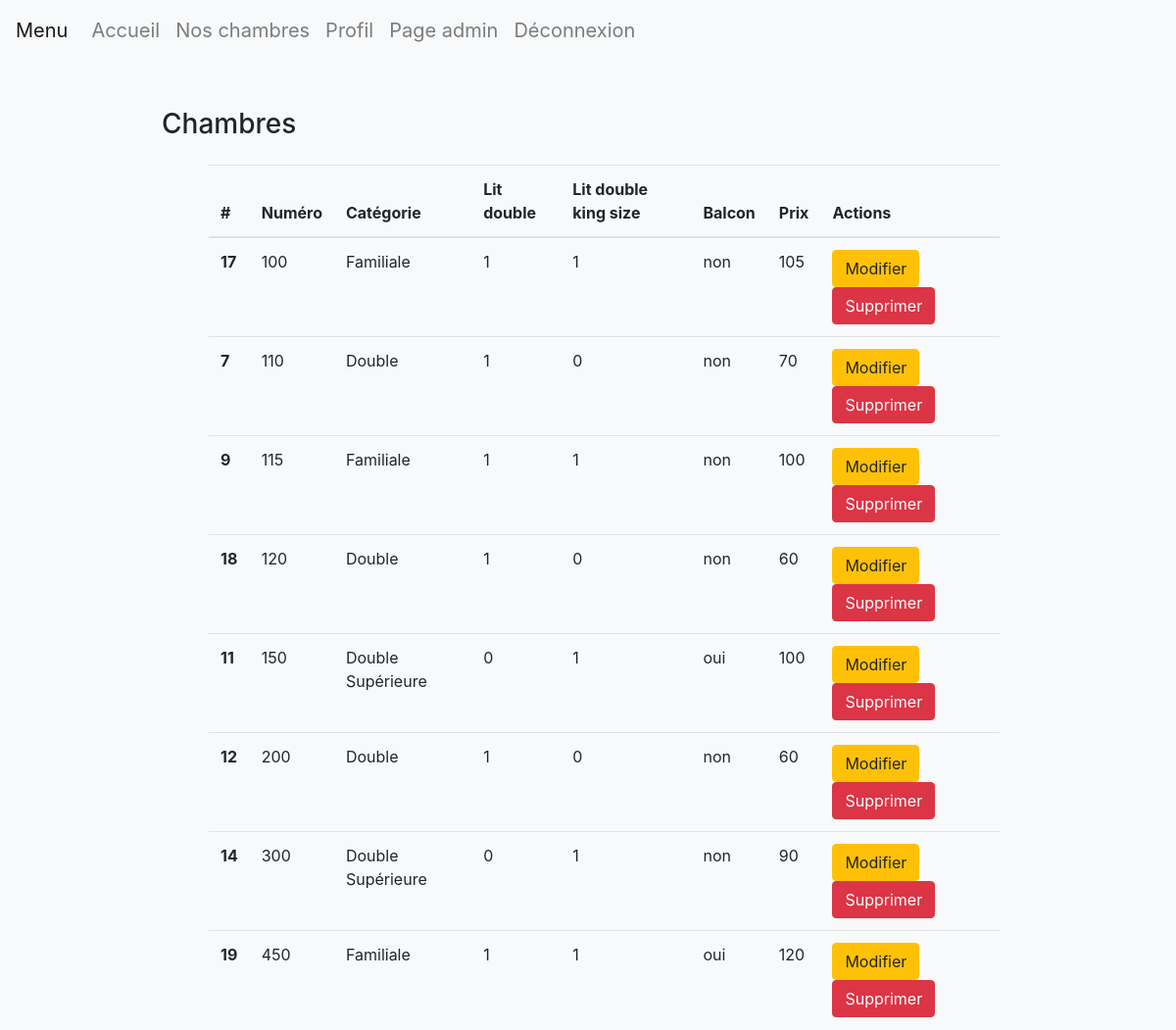
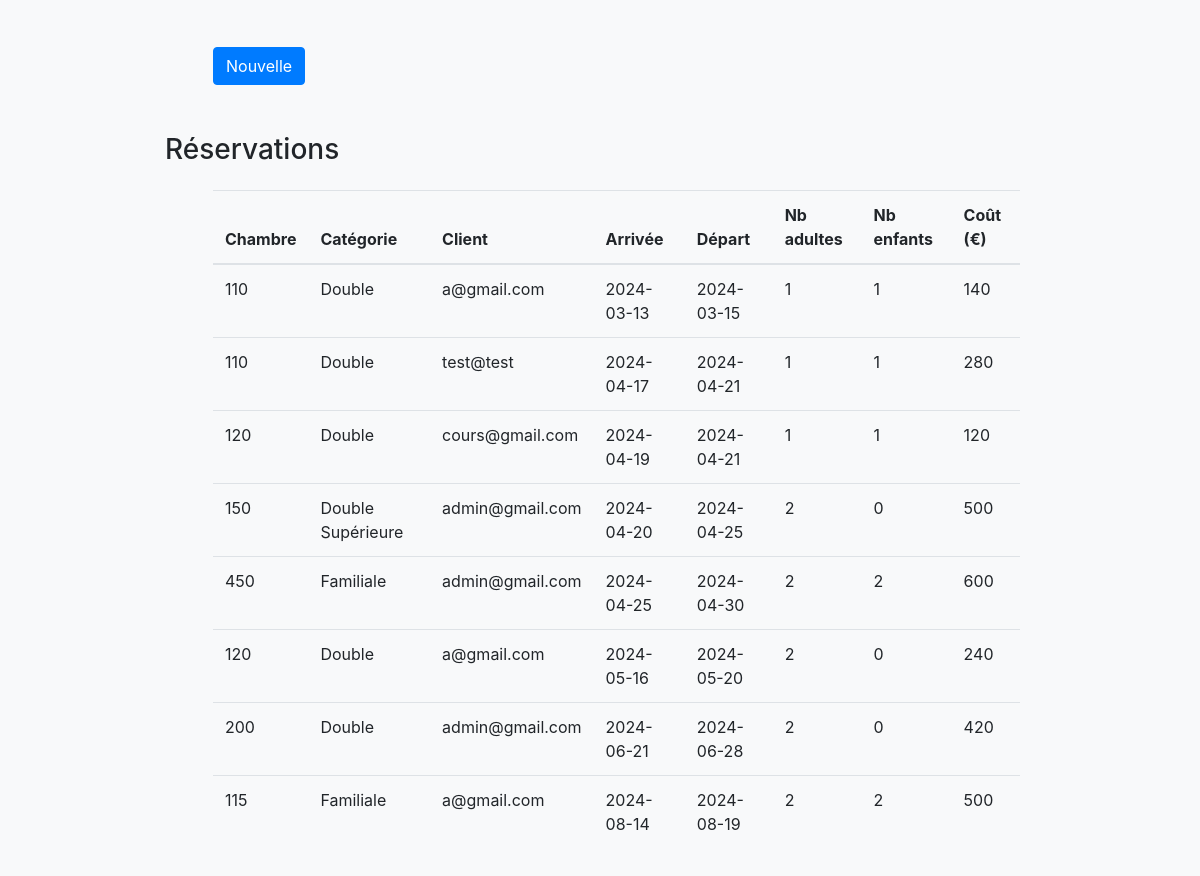
The page /src/user/admin.php (signed in) on the database its author committed (2 pictures, top to bottom).
### tables this page shows
CREATE TABLE IF NOT EXISTS `bedroom` (
  `id` int NOT NULL AUTO_INCREMENT,
  `number` int NOT NULL,
  `double_bed` tinyint(1) NOT NULL,
  `double_king_bed` tinyint(1) NOT NULL,
  `balcon` tinyint(1) NOT NULL,
  `category_id` int NOT NULL,
  `price` int NOT NULL,
  `description` varchar(500) NOT NULL,
  `file` varchar(255) NOT NULL,
  PRIMARY KEY (`id`),
  KEY `fk_foreign_category` (`category_id`)
);

CREATE TABLE IF NOT EXISTS `category` (
  `id` int NOT NULL AUTO_INCREMENT,
  `name` varchar(255) NOT NULL,
  PRIMARY KEY (`id`)
);

CREATE TABLE IF NOT EXISTS `reservation` (
  `id` int NOT NULL AUTO_INCREMENT,
  `user_id` int NOT NULL,
  `bedroom_id` int NOT NULL,
  `arrival` date NOT NULL,
  `departure` date NOT NULL,
  `adultes` int NOT NULL,
  `enfants` int NOT NULL,
  PRIMARY KEY (`id`),
  KEY `fk_foreign_user` (`user_id`),
  KEY `fk_foreign_berdoom` (`bedroom_id`)
);

CREATE TABLE IF NOT EXISTS `user` (
  `id` int NOT NULL AUTO_INCREMENT,
  `pseudo` varchar(255) NOT NULL,
  `mail` varchar(255) NOT NULL,
  `password` varchar(255) NOT NULL,
  `isAdmin` tinyint(1) NOT NULL,
  PRIMARY KEY (`id`)
);

### src/user/admin.php (the view, shortened to what this page needs)
<?php
require_once (__DIR__ . '/../../includes/header.php');
require_once (__DIR__ . '/../../includes/head.php');
$template = new Template();
$stm = $pdo->query("SELECT b.*, c.name FROM bedroom as b, category as c WHERE c.id = b.category_id ORDER BY b.number");
$rows = $stm->fetchAll(PDO::FETCH_ASSOC);
$stm = $pdo->query("SELECT r.*, u.mail, b.number, b.price, c.name FROM reservation as r, user as u, bedroom as b, category as c WHERE r.user_id = u.id and r.bedroom_id = b.id and c.id = b.category_id ORDER BY r.arrival");
$reservations = $stm->fetchAll(PDO::FETCH_ASSOC);
?>
    <?php echo $template::getHead('Admin'); ?>
    <main role="main">
        <div class="py-5 bg-light">
            <div class="container">
                <h3>Chambres</h3>
                <div class="col-12 col-md-9 col-xl-12 col-sm-6 py-md-3 pl-md-5 bd-content">
                    <table class="table">
                        <thead>
                        <tr>
                            <th scope="col">#</th>
                            <th scope="col">Numéro</th>
                            <th scope="col">Catégorie</th>
                            <th scope="col">Lit double</th>
                            <th scope="col">Lit double king size</th>
                            <th scope="col">Balcon</th>
                            <th scope="col">Prix</th>
                            <th scope="col">Actions</th>
                        </tr>
                        </thead>
                        <tbody>
                        <?php foreach ($rows as $r) { ?>
                            <tr>
                                <th scope="row"><?=$r['id']?></th>
                                <td><?=$r['number']?></td>
                                <td><?=$r['name']?></td>
                                <td><?=$r['double_bed']?></td>
                                <td><?=$r['double_king_bed']?></td>
                                <td><?=($r['balcon']==0) ? 'non' : 'oui'?></td>
                                <td><?=$r['price']?></td>
                                <td>
                                    <a class="btn btn-warning" href="/src/bedroom/edit.php?id=<?=$r['id']?>">Modifier</a>
                                    <a class="btn btn-danger" href="/src/bedroom/delete.php?id=<?=$r['id']?>">Supprimer</a>
                                </td>
                            </tr>
                        <?php } ?>
                        </tbody>
                    </table>
                    <p>
                        <a href="/src/bedroom/new.php" class="btn btn-primary">Nouvelle</a>
                    </p>
                </div>
                <h3>Réservations</h3>
                <div class="col-12 col-md-9 col-xl-12 py-md-3 pl-md-5 bd-content">
                    <table class="table">
                        <thead>
                        <tr>
                            <th scope="col">Chambre</th>
                            <th scope="col">Catégorie</th>
                            <th scope="col">Client</th>
                            <th scope="col">Arrivée</th>
                            <th scope="col">Départ</th>
                            <th scope="col">Nb adultes</th>
                            <th scope="col">Nb enfants</th>
                            <th scope="col">Coût (€)</th>
                        </tr>
                        </thead>
                        <tbody>
                        <?php foreach ($reservations as $res) { ?>
                        <tr>
                            <td><?=$res['number']?></td>
                            <td><?=$res['name']?></td>
                            <td><?=$res['mail']?></td>
                            <td><?=$res['arrival']?></td>
                            <td><?=$res['departure']?></td>
                            <td><?=$res['adultes']?></td>
                            <td><?=$res['enfants']?></td>
                            <td>
                                <?php $date1 = strtotime($res['departure']);
                                    $date2 = strtotime($res['arrival']);
                                    $nbjourstime = $date1 - $date2;
                                    $nbjours = $nbjourstime/86400;
                                    $cout = $nbjours * intval($res['price']);
                                    echo $cout;
                                ?>
                            </td>
                        </tr>
                        <?php } ?>
                        </tbody>
                    </table>
                </div>
            </div>
        </div>
    </main>
</html>

### assets/css/main.css (style rules this page uses)
body { margin: 0; }
.container { width: 100%; margin-left: auto; margin-right: auto; }
a { font-size: 40px; }
p { font-size: 20px; padding: 2rem 0; margin: 0; }
main { padding-bottom: 8rem; }
@media screen and (min-width: 576px) { .container { max-width: 600px; } }
@media screen and (min-width: 768px) { .container { max-width: 700px; } }
@media screen and (min-width: 992px) { .container { max-width: 900px; } }

### rows shown on the page
bedroom: id "17", number "100", category.name "Familiale", double_bed "1", double_king_bed "1", balcon "non", price "105"
bedroom: id "7", number "110", category.name "Double", double_bed "1", double_king_bed "0", balcon "non", price "70"
bedroom: id "9", number "115", category.name "Familiale", double_bed "1", double_king_bed "1", balcon "non", price "100"
bedroom: id "18", number "120", category.name "Double", double_bed "1", double_king_bed "0", balcon "non", price "60"
bedroom: id "11", number "150", category.name "Double Supérieure", double_bed "0", double_king_bed "1", balcon "oui", price "100"
bedroom: id "12", number "200", category.name "Double", double_bed "1", double_king_bed "0", balcon "non", price "60"
bedroom: id "14", number "300", category.name "Double Supérieure", double_bed "0", double_king_bed "1", balcon "non", price "90"
bedroom: id "19", number "450", category.name "Familiale", double_bed "1", double_king_bed "1", balcon "oui", price "120"
reservation: bedroom.number "110", category.name "Double", user.mail "a@gmail.com", arrival "2024-03-13", departure "2024-03-15", adultes "1", enfants "1", cout "140"
reservation: bedroom.number "110", category.name "Double", user.mail "test@test", arrival "2024-04-17", departure "2024-04-21", adultes "1", enfants "1", cout "280"
reservation: bedroom.number "120", category.name "Double", user.mail "cours@gmail.com", arrival "2024-04-19", departure "2024-04-21", adultes "1", enfants "1", cout "120"
reservation: bedroom.number "150", category.name "Double Supérieure", user.mail "admin@gmail.com", arrival "2024-04-20", departure "2024-04-25", adultes "2", enfants "0", cout "500"
reservation: bedroom.number "450", category.name "Familiale", user.mail "admin@gmail.com", arrival "2024-04-25", departure "2024-04-30", adultes "2", enfants "2", cout "600"
reservation: bedroom.number "120", category.name "Double", user.mail "a@gmail.com", arrival "2024-05-16", departure "2024-05-20", adultes "2", enfants "0", cout "240"
reservation: bedroom.number "200", category.name "Double", user.mail "admin@gmail.com", arrival "2024-06-21", departure "2024-06-28", adultes "2", enfants "0", cout "420"
reservation: bedroom.number "115", category.name "Familiale", user.mail "a@gmail.com", arrival "2024-08-14", departure "2024-08-19", adultes "2", enfants "2", cout "500"
